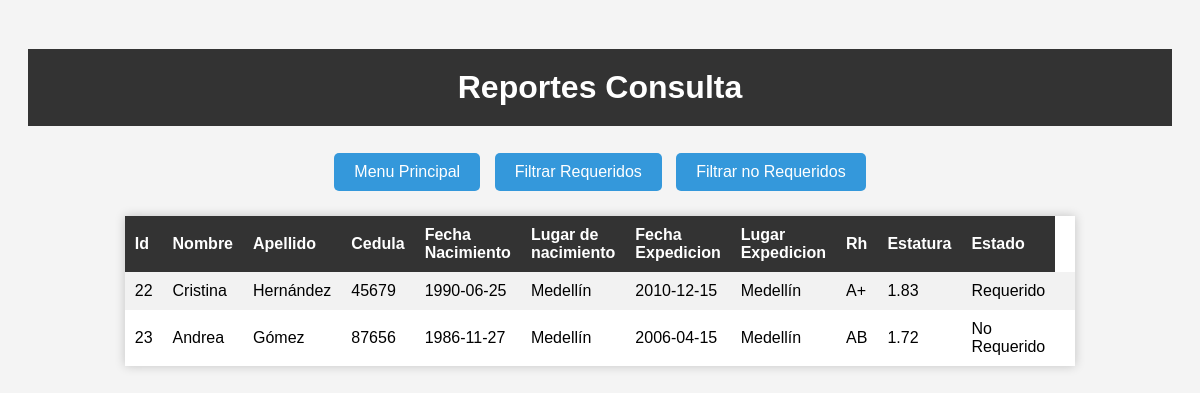
The app's page /reportes (signed in) with its own data.
### tables this page shows
CREATE TABLE Reporte (
    ID INTEGER PRIMARY KEY AUTOINCREMENT,
    Nombres NVARCHAR(50) NOT NULL,
    Apellidos NVARCHAR(50) NOT NULL,
    Identificacion NVARCHAR(20) NOT NULL,
    FechaNacimiento DATE NOT NULL,
    LugarNacimiento NVARCHAR(100) NOT NULL,
    FechaExpedicion DATE NOT NULL,
    LugarExpedicion NVARCHAR(100) NOT NULL,
    RH CHAR(2) NOT NULL,
    Estatura DECIMAL(5, 2) NOT NULL,
    Estado NVARCHAR(20) NOT NULL
);

### app.py (the view)
@app.route('/reportes')
def reportes():
    if 'username' in session:
        connection = conectar_bd()
        cursor = connection.cursor()
        cursor.execute("select * from Reporte")
        datos = cursor.fetchall()
        connection.close()
        return render_template('reportes.html', datos=datos)  # Pasa los datos a la plantilla
    return render_template('login.html')

### app.py (called while the page is built)
def conectar_bd():
    conn = sqlite3.connect('Bdd\BasesDatosRegistraduria.db')
    return conn

### templates/reportes.html (shortened to what this page needs)
<!DOCTYPE html>
<html>
<head>
    <link rel="stylesheet" type="text/css" href="{{ url_for('static', filename='style.css') }}">
</head>
<body>
    <h1>Reportes Consulta</h1>
    <button id="verificar-cedula-button" class="home-button">Menu Principal</button>
    <button id="filtrar-Requeridos" class="home-button">Filtrar Requeridos</button>
    <button id="filtrar-NoRequeridos" class="home-button">Filtrar no Requeridos</button>
    <table>
        <tr>
            <th>Id</th>
            <th>Nombre</th>
            <th>Apellido </th>
            <th>Cedula</th>
            <th>Fecha Nacimiento</th>
            <th>Lugar de nacimiento</th>
            <th>Fecha Expedicion</th>
            <th>Lugar Expedicion</th>
            <th>Rh</th>
            <th>Estatura</th>
            <th>Estado</th>
        </tr>
        {% for dato in datos %}
        <tr>
            <td>{{ dato[0] }}</td>
            <td>{{ dato[1] }}</td>
            <td>{{ dato[2] }}</td>
            <td>{{ dato[3] }}</td>
            <td>{{ dato[4] }}</td>
            <td>{{ dato[5] }}</td>
            <td>{{ dato[6] }}</td>
            <td>{{ dato[7] }}</td>
            <td>{{ dato[8] }}</td>
            <td>{{ dato[9] }}</td>
            <td>{{ dato[10] }}</td>
            <td>{{ dato[11] }}</td>
        </tr>
        {% endfor %}
    </table>
</body>
</html>

### static/style.css (style rules this page uses)
body { font-family: Arial, sans-serif; background-color: #f4f4f4; text-align: center; padding: 20px; }
h1 { color: #333; }
h1 { background-color: #333; color: #fff; text-align: center; padding: 20px; }
table { border-collapse: collapse; width: 80%; margin: 20px auto; background-color: #fff; box-shadow: 0 0 10px rgba(0, 0, 0, 0.2); }
table th, table td { padding: 10px; text-align: left; }
table th { background-color: #333; color: #fff; }
tr:nth-child(even) { background-color: #f2f2f2; }
.home-button { background-color: #3498db; color: #fff; border: none; padding: 10px 20px; cursor: pointer; border-radius: 5px; font-size: 16px; margin: 5px; transition: background-color 0.3s ease; }

### records on screen
Reporte: ID "22", Nombres "Cristina", Apellidos "Hernández", Identificacion "45679", FechaNacimiento "1990-06-25", LugarNacimiento "Medellín", FechaExpedicion "2010-12-15", LugarExpedicion "Medellín", RH "A+", Estatura "1.83", Estado "Requerido"
Reporte: ID "23", Nombres "Andrea", Apellidos "Gómez", Identificacion "87656", FechaNacimiento "1986-11-27", LugarNacimiento "Medellín", FechaExpedicion "2006-04-15", LugarExpedicion "Medellín", RH "AB", Estatura "1.72", Estado "No Requerido"
